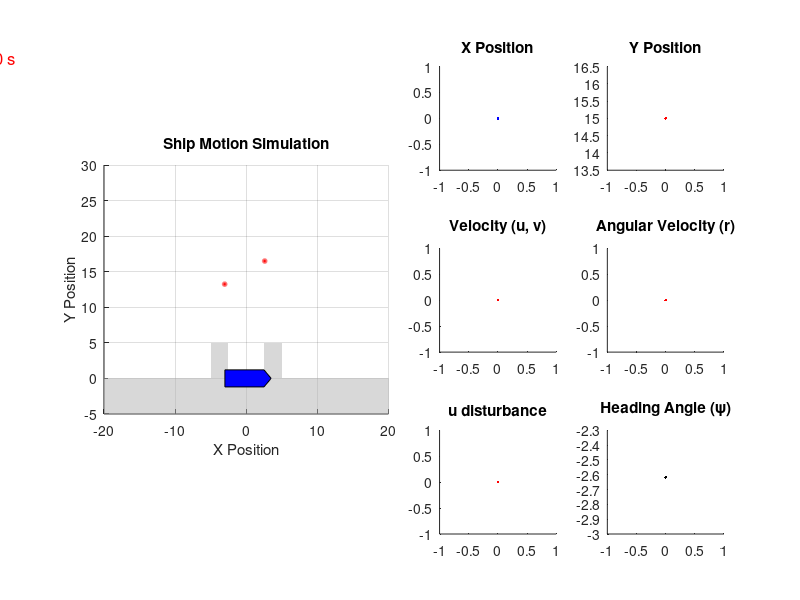

MATLAB code to generate this figure: (Note: this script raises an error after producing the figure.)
clc; clear; close all;

%% Simulation parameters
dt = 0.01; % Simulation step (fine-grained)
control_update_dt = 0.1; % Control update interval
control_update_steps = control_update_dt / dt; % Control update every 10 steps
T = 40; % Simulation duration
t = 0:dt:T;
N = length(t);

%% System update
M = 37.758;
I = 18.35; 
Xu = 8.9149;
Xuu = 11.2101;
Nr = 16.9542;
Nrrr = 12.8966;
Yv = 15;
Yvv = 3;
Yr = 6;
Nv = 6;

%% Initialize states for x and y
x = zeros(1, N); u = zeros(1, N);
y = zeros(1, N); v = zeros(1, N);
psi = zeros(1, N); r = zeros(1, N);
psi(1) = -150*3.141592/180;
y(1) = 15;
x(1) = 0;

tau_u = zeros(1, N);
tau_r = zeros(1, N);
tau_v = zeros(1, N);

disturbance_u = zeros(1, N);
disturbance_r = zeros(1, N);
disturbance_v = zeros(1, N);
estim_disturbance = zeros(3, N);
estim_state_history = zeros(3, N);
z_history = zeros(3, N);

tu = 10;
tr = 20;
tv = 15;

Fv = 20;
lf = 3.5;
lb = -3;
bow = 1;

hp = 4;

alpha1 = 0.2;
alpha2 = 0.5;

alphac= 10;

Tu_con = 0;
Tv_con = 0;
Tr_con = 0;

eta_xd = 0;
eta_yd = 0;

xd = 0;
yd = 0;

a = 4;
b = 4;

acceptance_rad = 0.2;

% a11 = 200;
a12 = 0;
a13 = 0;
a21 = 0;
% a22 = 200;
a23 = 0;
a31 = 0;
a32 = 0;
% a33 = 200;


a11 = 1;
a22 = 1;
a33 = 1;

g_matrix = [1/M, 0, 0; 0, 1/M, 0; 0, 0, 1/I]; 
estim_d = [0;0;0];
filtered_d = [0;0;0];
before_filtered_d = [0;0;0];
estim_state = [0;0;0];
state_error = [0;0;0];
z = [0;0;0];
estim_x_dot = [0;0;0];
estim_x_plus = [0;0;0];

%% Figure Setup
fig = figure('Position', [100, 100, 1200, 600]); % Adjust figure size

% Left: Ship Motion Animation
subplot(3, 4, [1 2 5 6 9 10]); % 왼쪽 큰 플롯 (애니메이션)
hold on;
axis equal;
grid on;
xlabel('X Position');
ylabel('Y Position');
title('Ship Motion Simulation');
xlim([-20, 20]); ylim([-5, 30]);

% ** 정박지(Anchorage Area) 추가 **
fill([-50 50 50 -50], [-50 -50 0 0], [0.7 0.7 0.7], 'EdgeColor', 'none', 'FaceAlpha', 0.5);
fill([2.5 5 5 2.5], [0 0 5 5], [0.7 0.7 0.7], 'EdgeColor', 'none', 'FaceAlpha', 0.5);
fill([-2.5 -5 -5 -2.5], [0 0 5 5], [0.7 0.7 0.7], 'EdgeColor', 'none', 'FaceAlpha', 0.5);

% Initial ship shape (Pentagon)
ship_x = [3.5 2.5 -3 -3 2.5]; % Shape of the ship (pentagon)
ship_y = [0 1.2 1.2 -1.2 -1.2];

% Plot initial ship
ship_plot = fill(ship_x, ship_y, 'b'); % Ship shape

% ** Acceptence Radius 업데이트 (선두와 선미 위치에 원 그리기) **
theta = psi(1); % 초기 선박의 회전각
radii = acceptance_rad * ones(1, 2);  % 두 원의 반지름 (선두, 선미)
center_x = [x(1) + lf * cos(theta), x(1) + lb * cos(theta)]; % 선두, 선미의 x 위치
center_y = [y(1) + lf * sin(theta), y(1) + lb * sin(theta)]; % 선두, 선미의 y 위치

% 선두와 선미에 빨간 원 추가
circle_hf = rectangle('Position', [center_x(1)-acceptance_rad, center_y(1)-acceptance_rad, 2*acceptance_rad, 2*acceptance_rad], 'Curvature', [1, 1], 'EdgeColor', 'r', 'LineWidth', 2);
circle_hb = rectangle('Position', [center_x(2)-acceptance_rad, center_y(2)-acceptance_rad, 2*acceptance_rad, 2*acceptance_rad], 'Curvature', [1, 1], 'EdgeColor', 'r', 'LineWidth', 2);

% Add y = ln(x^2 + 1) plot in red
x_vals = linspace(-20, 20, 1000);  % Define a range for x values
y1_vals = a*log(x_vals.^2 + 1); 
y2_vals = b*log(x_vals.^2 + 1); 

% Plot the function in red
% plot( x_vals, y1_vals, 'r', 'LineWidth', 2);
% plot( x_vals, y2_vals, 'm', 'LineWidth', 2);

% Add simulation time display (Top-left corner)
time_text = text(-45, 45, 'Time: 0.00 s', 'FontSize', 12, 'Color', 'r');

% Right: 3x2 Subplots
ax(1) = subplot(3,4,3); hold on; title('X Position');
ax(2) = subplot(3,4,4); hold on; title('Y Position');
ax(3) = subplot(3,4,7); hold on; title('Velocity (u, v)');
ax(4) = subplot(3,4,8); hold on; title('Angular Velocity (r)');
ax(5) = subplot(3,4,11); hold on; title('u disturbance');
ax(6) = subplot(3,4,12); hold on; title('Heading Angle (\psi)');

% 선을 미리 생성 (plot 업데이트 최적화)
line_x = plot(ax(1), t(1), x(1), 'b');
line_y = plot(ax(2), t(1), y(1), 'r');
line_disturbance_u = plot(ax(3), t(1), disturbance_u(1), 'b');
line_estim_disturbance_u = plot(ax(3), t(1), estim_disturbance(1,1), 'r');
line_disturbance_v = plot(ax(4), t(1), disturbance_v(1), 'b');
line_estim_disturbance_v = plot(ax(4), t(1), estim_disturbance(2,1), 'r');
line_disturbance_r = plot(ax(5), t(1), disturbance_r(1), 'b');
line_estim_disturbance_r = plot(ax(5), t(1), estim_disturbance(3,1), 'r');
line_psi = plot(ax(6), t(1), psi(1), 'k');


% 세로선(Vertical Line) 추가
for i = 1:6
    vline_x(i) = xline(ax(i), t(1), '--k', 'LineWidth', 1.2);
end


%% Simulation loop
for i = 2:N
    if mod(i, control_update_steps) == 0 
        %% DOB
        tu = 10*sin(i*control_update_dt);
        tv = 15*sin(i*control_update_dt);
        tr = 10*sin(i*control_update_dt);

        fx = [(-Xu*u(i-1) - Xuu*sqrt(u(i-1)*u(i-1))*u(i-1) + tu)/M;
              (-Yv*v(i-1) -Yr*r(i-1) - Yvv*sqrt(v(i-1)*v(i-1))*v(i-1) + tv)/M;
              (-Nv*v(i-1) -Nr*r(i-1) - Nrrr*r(i-1)*r(i-1)*r(i-1) + tr)/I];        

        gain = -1.0;
        
        real_state = [u(i-1);v(i-1);r(i-1)];
        state_error = estim_state - real_state;
        estim_x_dot = estim_d + fx + gain*state_error;
        estim_state = estim_x_dot*control_update_dt + estim_state;

        
        w_cutoff = 0.5;
        pi = (1/gain)*(exp(gain*control_update_dt)-1.0);
        estim_d = -exp(gain*control_update_dt).*state_error/pi;
        
        before_filtered_d = filtered_d;
        filtered_d = before_filtered_d.*exp(-w_cutoff*control_update_dt) - estim_d.*(1-exp(-w_cutoff*control_update_dt));

    end

    % z_history(:,i) = z;
    estim_disturbance(:,i) = -filtered_d;

    disturbance_u(i) = 50/M;
    disturbance_v(i) = 20/M;
    disturbance_r(i) = 10/I;

    % disturbance_u(i) = 20*sin(i*0.1*dt)*sin(i*dt)/M;
    % disturbance_v(i) = 15*cos(0.8*dt)*sin(i*dt)/M;
    % disturbance_r(i) = 6*sin(0.5*i*dt)/I;    

    % Update states using Euler integration
    tau_u(i) = tu;
    tau_r(i) = tr;
    tau_v(i) = tv;
    
    x_dot = u(i-1)*cos(psi(i-1)) - v(i-1)*sin(psi(i-1));
    y_dot = u(i-1)*sin(psi(i-1)) + v(i-1)*cos(psi(i-1));
    u_dot = (-Xu*u(i-1) - Xuu*sqrt(u(i-1)*u(i-1))*u(i-1) + tau_u(i))/M + disturbance_u(i);
    v_dot = (-Yv*v(i-1) -Yr*r(i-1) - Yvv*sqrt(v(i-1)*v(i-1))*v(i-1) + tau_v(i))/M + disturbance_v(i);
    r_dot = (-Nv*v(i-1) -Nr*r(i-1) - Nrrr*r(i-1)*r(i-1)*r(i-1) + tau_r(i))/I + disturbance_r(i);
    
    x(i) = x(i-1) + x_dot * dt;
    y(i) = y(i-1) + y_dot * dt;
    psi(i) = psi(i-1) + r(i-1) * dt;
    u(i) = u(i-1) + u_dot * dt;
    v(i) = v(i-1) + v_dot * dt;
    r(i) = r(i-1) + r_dot * dt;

    % ** 실시간 선박 업데이트 **
    theta = psi(i); % 선박의 회전각
    R = [cos(theta), -sin(theta); sin(theta), cos(theta)]; % 회전행렬 적용
    ship_rotated = R * [ship_x; ship_y]; % 회전된 선박 좌표
    
    set(ship_plot, 'XData', ship_rotated(1,:) + x(i), 'YData', ship_rotated(2,:) + y(i));
    
    % Update Simulation Time Text
    set(time_text, 'String', sprintf('Time: %.2f s', t(i)));

    % ** Acceptence Radius 업데이트 (선두와 선미 위치에 원 그리기) **
    center_x = [x(i) + lf * cos(psi(i)), x(i) + lb * cos(psi(i))]; % 선두, 선미의 x 위치
    center_y = [y(i) + lf * sin(psi(i)), y(i) + lb * sin(psi(i))]; % 선두, 선미의 y 위치
    
    % 선두와 선미에 빨간 원 추가
    set(circle_hf, 'Position', [center_x(1)-acceptance_rad, center_y(1)-acceptance_rad, 2*acceptance_rad, 2*acceptance_rad]);
    set(circle_hb, 'Position', [center_x(2)-acceptance_rad, center_y(2)-acceptance_rad, 2*acceptance_rad, 2*acceptance_rad]);
    

    % Subplot 업데이트 (선을 이어서 그림)
    set(line_x, 'XData', t(1:i), 'YData', x(1:i));
    set(line_y, 'XData', t(1:i), 'YData', y(1:i));
    set(line_disturbance_u, 'XData', t(1:i), 'YData', disturbance_u(1:i));
    set(line_estim_disturbance_u, 'XData', t(1:i), 'YData', estim_disturbance(1,1:i));
    set(line_disturbance_v, 'XData', t(1:i), 'YData', disturbance_v(1:i));
    set(line_estim_disturbance_v, 'XData', t(1:i), 'YData', estim_disturbance(2,1:i));
    set(line_disturbance_r, 'XData', t(1:i), 'YData', disturbance_r(1:i));
    set(line_estim_disturbance_r, 'XData', t(1:i), 'YData', estim_disturbance(3,1:i));
    set(line_psi, 'XData', t(1:i), 'YData', psi(1:i));


    % Update vertical lines
    for j = 1:6
        set(vline_x(j), 'Value', t(i));
    end

    drawnow;
    
    % Stop simulation if figure is closed
    if ~isvalid(fig)
        break;
    end
end
